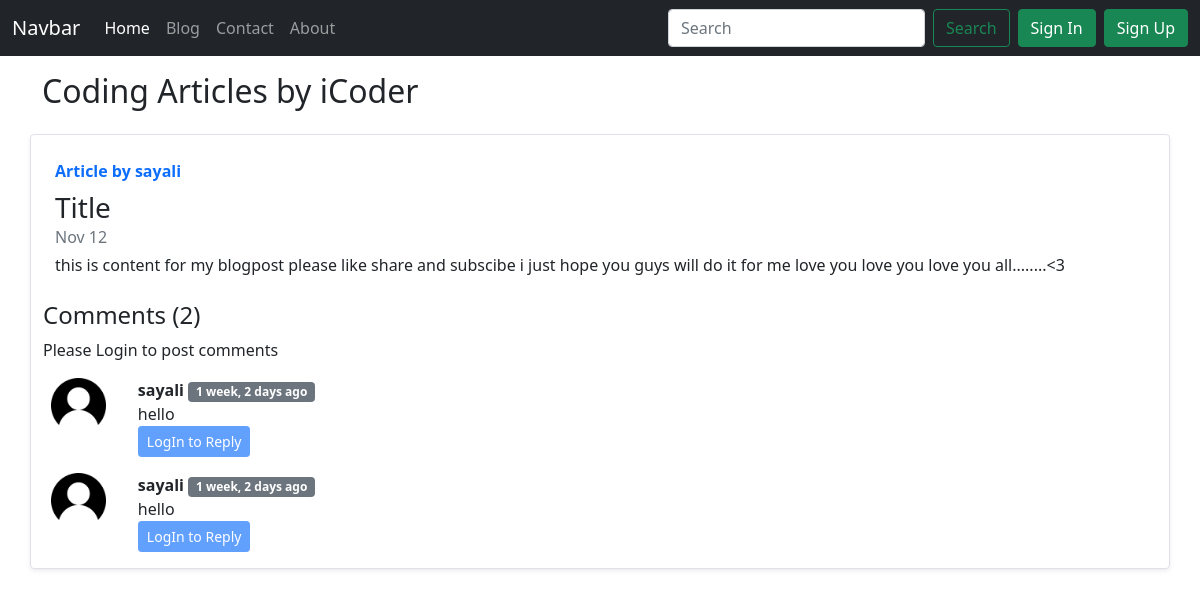
Page /blog/title/ on the earlier database version.
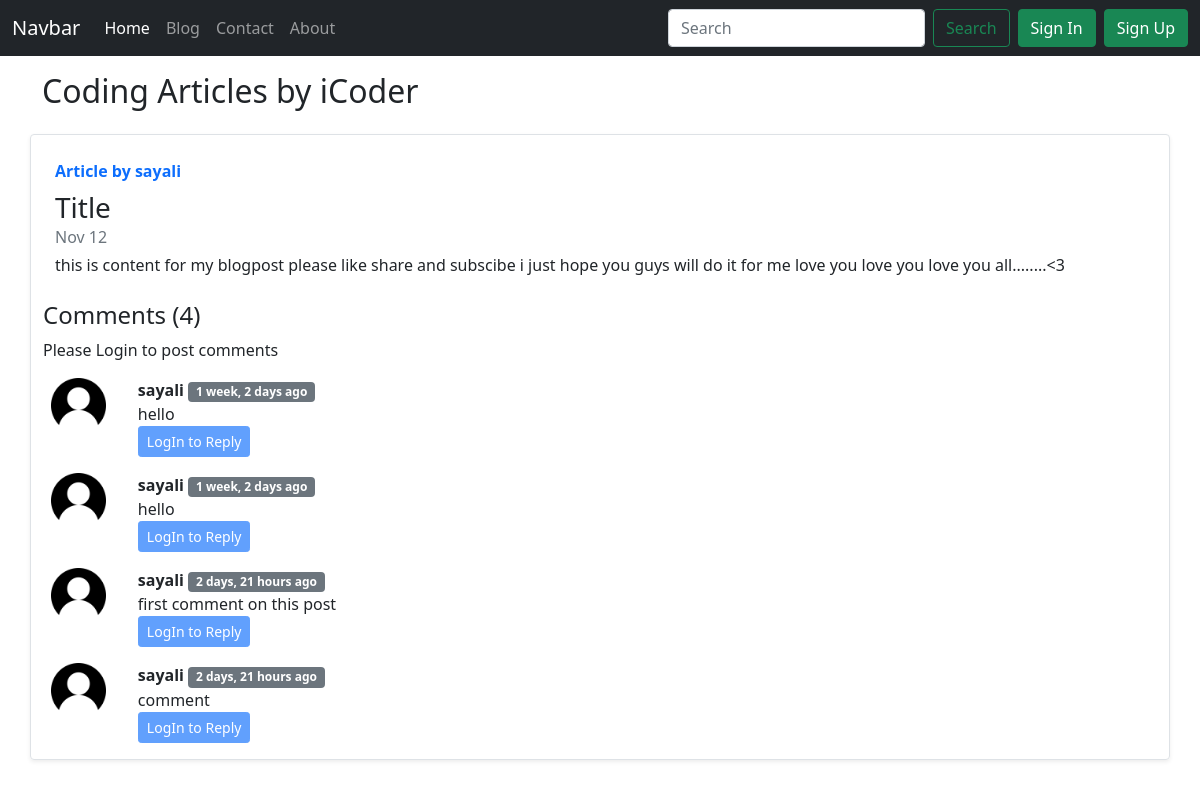
Same page on the later database version.
### blogapp/models.py (models this page shows, shortened)
class BlogComment(models.Model):
    sno=models.AutoField(primary_key=True)
    comment=models.TextField()
    user=models.ForeignKey(User,on_delete=models.CASCADE)
    post=models.ForeignKey(Blog,on_delete=models.CASCADE)
    parent=models.ForeignKey('self',on_delete=models.CASCADE,null=True)
    Timestamp=models.DateTimeField(default=now)

### blogapp/views.py (the view)
# urls.py: path('<str:slug>/',views.blogpost,name="blogpost"),
def blogpost(request,slug):
    post=Blog.objects.filter(slug=slug).first()
    comment=BlogComment.objects.filter(post=post,parent=None)
    replies=BlogComment.objects.filter(post=post).exclude(parent=None)
    replyDict={}
    for reply in replies:
        if reply.parent.sno not in replyDict.keys():
            replyDict[reply.parent.sno]=[reply]
        else:
            replyDict[reply.parent.sno].append(reply)
    print(replyDict)
    context={'post':post,'comment':comment,'user':request.user,'replyDict':replyDict}
    return render(request,'blog/blogpost.html',context)

### blogapp/templatetags/extras.py (called while the page is built)
@register.filter(name='get_val')
def get_val(dict,key):
    return dict.get(key)

### Templates/Blog/blogpost.html (shortened to what this page needs)
{% extends 'base.html' %}
{% load humanize %}
{% load extras%}
{% block content %}
<div class="container my-3">
    <h2>Coding Articles by iCoder</h2>
    <div class="row no-gutters border rounded overflow-hidden flex-md-row mb-4 shadow-sm h-md-250 my-4 position-relative">
        <div class="col p-4 d-flex flex-column position-static">
            <strong class="d-inline-block mb-2 text-primary">Article by {{post.author}}</strong>
            <h3 class="mb-0 ">{{post.title}}</h3>
            <div class="mb-1 text-muted">Nov 12</div>
            <p class="card-text mb-auto">{{post.content|safe}}</p>
        </div>
    <div class="container">
        <h4>Comments ({{comment.count}})</h4>
        {% if user.is_authenticated %}
        <form action="/blog/postComment" method="post">
            {% csrf_token %}
            <div class="mb-3">
                <input type="text" class="form-control" name="comment" placeholder="Add a comment" id="">
                <input type="hidden" name="parentSno" value="">
            </div>
            <input type="hidden" name="postsno" value="{{post.sno}}">
            <button type="submit" class="btn btn-primary">Submit</button>
          </form>
        {% else %}
        <p>Please Login to post comments</p>
        {% endif %}
        {% for comment in comment%}
            <div class="row my-3">
                <div class="col-md-1">
                    <img class="rounded px-2 w-100" src="/static/images/user.png" alt="">
                </div>
                <div class="col-md-11">
                    <b>{{comment.user.username}} </b><span class="badge bg-secondary"> {{comment.Timestamp|naturaltime}}</span>
                    <div>{{comment.comment}}</div>
                    <div class="reply mx-0" >
                        <div class="reply mx-0">
                            {% if user.is_authenticated %}
                                <button class="btn btn-primary btn-sm" type="button" data-bs-toggle="collapse" data-bs-target="#replybox{{comment.sno}}" aria-expanded="false" aria-controls="replybox{{comment.sno}}">
                                  Reply
                                </button>
                              <div class="collapse my-2" id="replybox{{comment.sno}}">
                                <div class="card card-body">
                                    <form action="/blog/postComment" method="post">
                                        {% csrf_token %}
                                        <div class="mb-3">
                                            <input type="text" class="form-control" name="comment" placeholder="Add a reply" id="">
                                            <input type="hidden" name="parentSno" value="{{comment.sno}}">
                                        </div>
                                        <input type="hidden" name="postsno" value="{{post.sno}}">
                                        <button type="submit" class="btn btn-primary">Submit</button>
                                      </form>
                                </div>
                              </div>
                              {% else %}
                              <button class="btn btn-primary btn-sm" type="button" data-bs-toggle="collapse" data-bs-target="#replybox{{comment.sno}}" aria-expanded="false" aria-controls="replybox{{comment.sno}}" disabled>
                                LogIn to Reply
                              </button>
                              {% endif %}
                        </div>
                    </div>
                </div>
            </div>
        {% endfor %}
    </div>
    </div>
 {% endblock %}

Differences in the rows shown:
added BlogComment: user.username "sayali", Timestamp "2 days, 21 hours ago", comment "first comment on this post"
added BlogComment: user.username "sayali", Timestamp "2 days, 21 hours ago", comment "comment"
Other differences:
{{ comment.count }}: "2" → "4"
